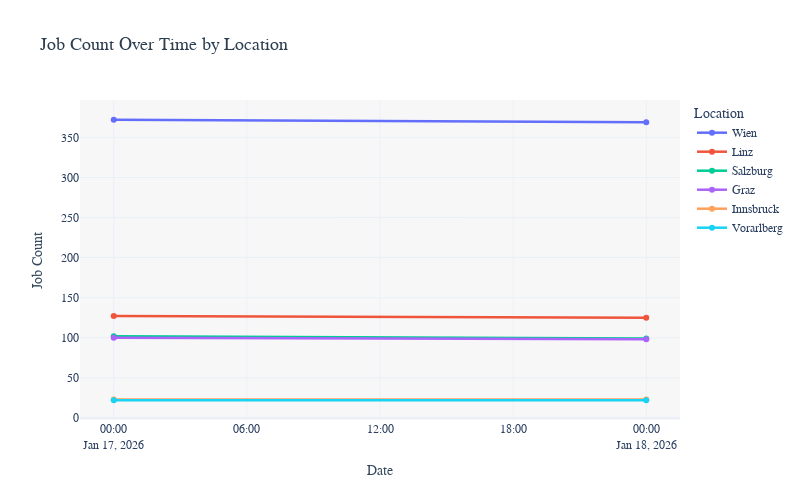

The notebook cell this image was saved under:
### Code cell
import plotly.express as px

fig = px.line(
    df,
    x="date",
    y="job_count",
    color="location",
    title="Job Count Over Time by Location",
    labels={"date": "Date", "job_count": "Job Count", "location": "Location"},
    markers=True,
    template="plotly_white",
)

fig.update_layout(
    hovermode="x unified",
    font=dict(family="Arial, sans-serif", size=12),
    title_font=dict(size=18, color="#2C3E50"),
    xaxis_title_font=dict(size=14, color="#34495E"),
    yaxis_title_font=dict(size=14, color="#34495E"),
    width=800,
    height=500,
    plot_bgcolor="rgba(240, 240, 240, 0.5)",
    paper_bgcolor="white",
)

fig.update_traces(line=dict(width=2.5))

fig.show()

### Figure 1 — Plotly figure (JSON) as saved in the notebook; plotly's stock layout.template omitted (floating-point values rounded to 4 significant figures)
{"data": [{"hovertemplate": "Location=Wien<br>Date=%{x}<br>Job Count=%{y}<extra></extra>", "legendgroup": "Wien", "line": {"color": "#636efa", "dash": "solid", "width": 2.5}, "marker": {"symbol": "circle"}, "mode": "lines+markers", "name": "Wien", "orientation": "v", "showlegend": true, "type": "scatter", "x": ["2026-01-17", "2026-01-18"], "xaxis": "x", "y": [372, 369], "yaxis": "y"}, {"hovertemplate": "Location=Linz<br>Date=%{x}<br>Job Count=%{y}<extra></extra>", "legendgroup": "Linz", "line": {"color": "#EF553B", "dash": "solid", "width": 2.5}, "marker": {"symbol": "circle"}, "mode": "lines+markers", "name": "Linz", "orientation": "v", "showlegend": true, "type": "scatter", "x": ["2026-01-17", "2026-01-18"], "xaxis": "x", "y": [127, 125], "yaxis": "y"}, {"hovertemplate": "Location=Salzburg<br>Date=%{x}<br>Job Count=%{y}<extra></extra>", "legendgroup": "Salzburg", "line": {"color": "#00cc96", "dash": "solid", "width": 2.5}, "marker": {"symbol": "circle"}, "mode": "lines+markers", "name": "Salzburg", "orientation": "v", "showlegend": true, "type": "scatter", "x": ["2026-01-17", "2026-01-18"], "xaxis": "x", "y": [102, 99], "yaxis": "y"}, {"hovertemplate": "Location=Graz<br>Date=%{x}<br>Job Count=%{y}<extra></extra>", "legendgroup": "Graz", "line": {"color": "#ab63fa", "dash": "solid", "width": 2.5}, "marker": {"symbol": "circle"}, "mode": "lines+markers", "name": "Graz", "orientation": "v", "showlegend": true, "type": "scatter", "x": ["2026-01-17", "2026-01-18"], "xaxis": "x", "y": [100, 98], "yaxis": "y"}, {"hovertemplate": "Location=Innsbruck<br>Date=%{x}<br>Job Count=%{y}<extra></extra>", "legendgroup": "Innsbruck", "line": {"color": "#FFA15A", "dash": "solid", "width": 2.5}, "marker": {"symbol": "circle"}, "mode": "lines+markers", "name": "Innsbruck", "orientation": "v", "showlegend": true, "type": "scatter", "x": ["2026-01-17", "2026-01-18"], "xaxis": "x", "y": [23, 23], "yaxis": "y"}, {"hovertemplate": "Location=Vorarlberg<br>Date=%{x}<br>Job Count=%{y}<extra></extra>", "legendgroup": "Vorarlberg", "line": {"color": "#19d3f3", "dash": "solid", "width": 2.5}, "marker": {"symbol": "circle"}, "mode": "lines+markers", "name": "Vorarlberg", "orientation": "v", "showlegend": true, "type": "scatter", "x": ["2026-01-17", "2026-01-18"], "xaxis": "x", "y": [22, 22], "yaxis": "y"}], "layout": {"font": {"family": "Arial, sans-serif", "size": 12}, "height": 500, "hovermode": "x unified", "legend": {"title": {"text": "Location"}, "tracegroupgap": 0}, "paper_bgcolor": "white", "plot_bgcolor": "rgba(240, 240, 240, 0.5)", "title": {"font": {"color": "#2C3E50", "size": 18}, "text": "Job Count Over Time by Location"}, "width": 800, "xaxis": {"anchor": "y", "domain": [0, 1], "title": {"font": {"color": "#34495E", "size": 14}, "text": "Date"}}, "yaxis": {"anchor": "x", "domain": [0, 1], "title": {"font": {"color": "#34495E", "size": 14}, "text": "Job Count"}}}}
